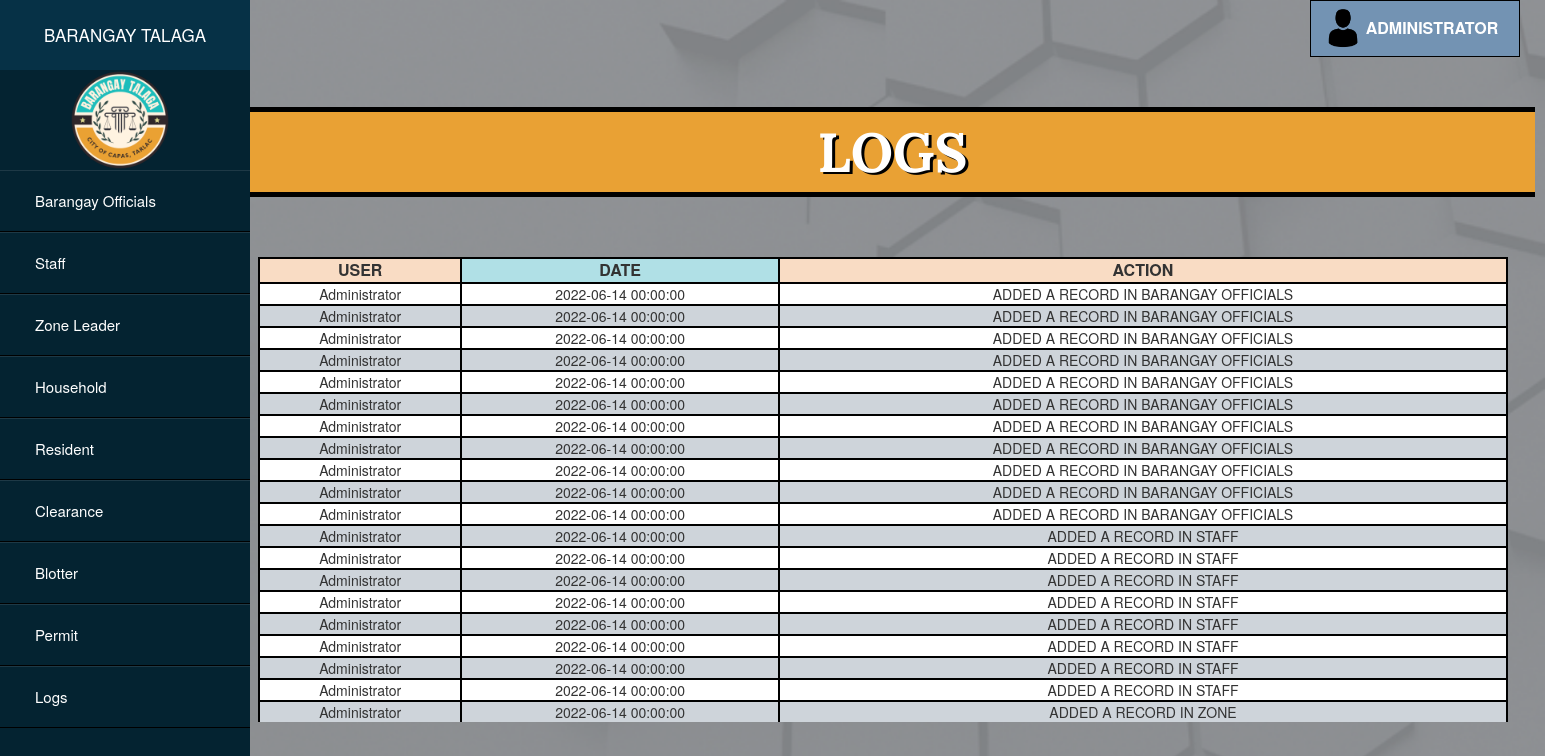
Page /admin/logs.php on the committed database.
### tables this page shows
CREATE TABLE `logs` (
  `id` int(11) NOT NULL,
  `user` varchar(50) NOT NULL,
  `date` datetime NOT NULL,
  `action` varchar(50) NOT NULL
);

### admin/logs.php (the view, shortened to what this page needs)
<?php
$link = mysqli_connect("localhost", "root", "", "barangaydb");
?>
<!DOCTYPE html>
<html lang="en" dir="ltr">
    <head>
        <link rel="stylesheet" href="../css/logcss.css">
        <link rel="stylesheet" href="https://maxcdn.bootstrapcdn.com/bootstrap/3.4.1/css/bootstrap.min.css">
</head>
<body style="background-image: url(../images/main.png); background-repeat: no-repeat; background-size: cover;">
    <div class="sidebar">
        <header>BARANGAY TALAGA</header>
        <img src="../images/logo.png">
        <ul>
            <li><a href="officials.php">Barangay Officials</a></li>
            <li><a href="staff.php">Staff</a></li>
            <li><a href="zone_leader.php">Zone Leader</a></li>
            <li><a href="household.php">Household</a></li>
            <li><a href="residents.php">Resident</a></li>
            <li><a href="clearance.php">Clearance</a></li>
            <li><a href="blotter.php">Blotter</a></li>
            <li><a href="permit.php">Permit</a></li>
            <li><a href="logs.php">Logs</a></li>
        </ul>
    </div>
          <div class="dropdown">
          <img src="../images/person.png">
          <button onclick="myFunction()" class="dropbtn" >ADMINISTRATOR</button>
        </div>
    <div>
    <div class="header">
        <h1>LOGS</h1>
    </div>
    </div>
    <div class="grid">
        <form method="post">
        <table class="table-box">
            <thead>
                <tr>
                    <th style="background-color: #f9dcc4; text-align: center;">USER</th>
                    <th style="background-color: powderblue; text-align: center;">DATE</th>
                    <th style="background-color: #f9dcc4; text-align: center;">ACTION</th>
                </tr>
            </thead>
            <tbody>
                <?php
                    $sql = mysqli_query($link, "select * from logs ");
                    while($row = mysqli_fetch_array($sql))
                    {
                echo'
                <tr>
                    <td>' .$row['user'].  '</td>
                    <td>' .$row['date']. '</td>
                    <td>' .$row['action']. '</td> ';
                   echo '</td>
                </tr>';
                    }
                    ?>
            </tbody>
        </table>
        </form>
    </div>
</body>
</html>

### css/logcss.css (style rules this page uses)
body { font-family: 'Roboto', sans-serif; }
* { margin: 0; padding: 0; list-style: none; text-decoration: none; }
.sidebar { position: absolute; width: 250px; height: 100%; background: #042331; }
.sidebar header { font-size: 17px; color: white; text-align: center; line-height: 70px; background: #063146; user-select: none; }
.sidebar ul a { display: block; height: 100%; width: 100%; line-height: 60px; font-size: 15px; color: white; padding-left: 35px; box-sizing: border-box; border-top: 1px solid rgba(255,255,255,.1); border-bottom: 1px solid black; }
img { width: 100px; margin-left: 70px; }
.header { position: absolute; width: 1285px; margin-left: 250px; margin-top: 50px; border-top: 5px solid black; border-bottom: 5px solid black; padding-top: 20px; padding-bottom: 20px; text-align: center; background-color: #E9A134; }
.header h1 { font-size: 55px; margin-top: -10px; margin-bottom: -10px; font-weight: bolder; font-family: 'Lora', serif; color: white; text-shadow: 3px 2px black; }
.grid { position: absolute; margin-left: 258px; margin-top: 200px; width: 1270px; height: 465px; overflow-y:scroll; }
th, td { border: 2px solid black; padding: 10px; text-align: center; }
th { font-size: 16px; }
tr:nth-child(odd) { background-color: white; }
tr:nth-child(even) { background-color: #ced4da; }
.table-box { width: 1250px; }
:root { --modal-duration: 1s; --modal-color: #428bca; }
.dropbtn { background-color: #7393B3; color: white; padding: 16px; font-size: 16px; border: none; cursor: pointer; width: 210px; padding-left: 50px; font-weight: bolder; border: 1px solid black; }
.dropdown { position: relative; display: inline-block; margin-left: 1310px; }
.dropdown img { position: absolute; display: inline-block; margin-left: 13px; margin-top: 8px; height: 40px; width: 40px; }

### rows in the picture
logs: user "Administrator", date "2022-06-14 00:00:00", action "ADDED A RECORD IN BARANGAY OFFICIALS"
logs: user "Administrator", date "2022-06-14 00:00:00", action "ADDED A RECORD IN BARANGAY OFFICIALS"
logs: user "Administrator", date "2022-06-14 00:00:00", action "ADDED A RECORD IN BARANGAY OFFICIALS"
logs: user "Administrator", date "2022-06-14 00:00:00", action "ADDED A RECORD IN BARANGAY OFFICIALS"
logs: user "Administrator", date "2022-06-14 00:00:00", action "ADDED A RECORD IN BARANGAY OFFICIALS"
logs: user "Administrator", date "2022-06-14 00:00:00", action "ADDED A RECORD IN BARANGAY OFFICIALS"
logs: user "Administrator", date "2022-06-14 00:00:00", action "ADDED A RECORD IN BARANGAY OFFICIALS"
logs: user "Administrator", date "2022-06-14 00:00:00", action "ADDED A RECORD IN BARANGAY OFFICIALS"
logs: user "Administrator", date "2022-06-14 00:00:00", action "ADDED A RECORD IN BARANGAY OFFICIALS"
logs: user "Administrator", date "2022-06-14 00:00:00", action "ADDED A RECORD IN BARANGAY OFFICIALS"
logs: user "Administrator", date "2022-06-14 00:00:00", action "ADDED A RECORD IN BARANGAY OFFICIALS"
logs: user "Administrator", date "2022-06-14 00:00:00", action "ADDED A RECORD IN STAFF"
logs: user "Administrator", date "2022-06-14 00:00:00", action "ADDED A RECORD IN STAFF"
logs: user "Administrator", date "2022-06-14 00:00:00", action "ADDED A RECORD IN STAFF"
logs: user "Administrator", date "2022-06-14 00:00:00", action "ADDED A RECORD IN STAFF"
logs: user "Administrator", date "2022-06-14 00:00:00", action "ADDED A RECORD IN STAFF"
logs: user "Administrator", date "2022-06-14 00:00:00", action "ADDED A RECORD IN STAFF"
logs: user "Administrator", date "2022-06-14 00:00:00", action "ADDED A RECORD IN STAFF"
logs: user "Administrator", date "2022-06-14 00:00:00", action "ADDED A RECORD IN STAFF"
logs: user "Administrator", date "2022-06-14 00:00:00", action "ADDED A RECORD IN ZONE"
